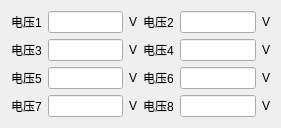
     <widget class="QWidget" name="verticalLayoutWidget">
      <property name="geometry">
       <rect>
        <x>10</x>
        <y>120</y>
        <width>281</width>
        <height>112</height>
       </rect>
      </property>
      <layout class="QVBoxLayout" name="verticalLayout_6">
       <item>
        <layout class="QGridLayout" name="gridLayout_7">
         <item row="1" column="1">
          <layout class="QHBoxLayout" name="horizontalLayout_31">
           <item>
            <widget class="QLabel" name="label_89">
             <property name="text">
              <string>电压2</string>
             </property>
            </widget>
           </item>
           <item>
            <widget class="QLineEdit" name="vol1_2"/>
           </item>
           <item>
            <widget class="QLabel" name="label_100">
             <property name="text">
              <string>V</string>
             </property>
            </widget>
           </item>
          </layout>
         </item>
         <item row="2" column="1">
          <layout class="QHBoxLayout" name="horizontalLayout_32">
           <item>
            <widget class="QLabel" name="label_90">
             <property name="text">
              <string>电压4</string>
             </property>
            </widget>
           </item>
           <item>
            <widget class="QLineEdit" name="vol1_4"/>
           </item>
           <item>
            <widget class="QLabel" name="label_101">
             <property name="text">
              <string>V</string>
             </property>
            </widget>
           </item>
          </layout>
         </item>
         <item row="2" column="0">
          <layout class="QHBoxLayout" name="horizontalLayout_29">
           <item>
            <widget class="QLabel" name="label_87">
             <property name="text">
              <string>电压3</string>
             </property>
            </widget>
           </item>
           <item>
            <widget class="QLineEdit" name="vol1_3"/>
           </item>
           <item>
            <widget class="QLabel" name="label_99">
             <property name="text">
              <string>V</string>
             </property>
            </widget>
           </item>
          </layout>
         </item>
         <item row="1" column="0">
          <layout class="QHBoxLayout" name="horizontalLayout_30">
           <item>
            <widget class="QLabel" name="labell">
             <property name="text">
              <string>电压1</string>
             </property>
            </widget>
           </item>
           <item>
            <widget class="QLineEdit" name="vol1_1"/>
           </item>
           <item>
            <widget class="QLabel" name="label_86">
             <property name="text">
              <string>V</string>
             </property>
            </widget>
           </item>
          </layout>
         </item>
        </layout>
       </item>
       <item>
        <layout class="QGridLayout" name="gridLayout_10">
         <item row="1" column="1">
          <layout class="QHBoxLayout" name="horizontalLayout_41">
           <item>
            <widget class="QLabel" name="label_110">
             <property name="text">
              <string>电压6</string>
             </property>
            </widget>
           </item>
           <item>
            <widget class="QLineEdit" name="vol1_6"/>
           </item>
           <item>
            <widget class="QLabel" name="label_111">
             <property name="text">
              <string>V</string>
             </property>
            </widget>
           </item>
          </layout>
         </item>
         <item row="2" column="1">
          <layout class="QHBoxLayout" name="horizontalLayout_42">
           <item>
            <widget class="QLabel" name="label_112">
             <property name="text">
              <string>电压8</string>
             </property>
            </widget>
           </item>
           <item>
            <widget class="QLineEdit" name="vol1_8"/>
           </item>
           <item>
            <widget class="QLabel" name="label_113">
             <property name="text">
              <string>V</string>
             </property>
            </widget>
           </item>
          </layout>
         </item>
         <item row="2" column="0">
          <layout class="QHBoxLayout" name="horizontalLayout_43">
           <item>
            <widget class="QLabel" name="label_88">
             <property name="text">
              <string>电压7</string>
             </property>
            </widget>
           </item>
           <item>
            <widget class="QLineEdit" name="vol1_7"/>
           </item>
           <item>
            <widget class="QLabel" name="label_114">
             <property name="text">
              <string>V</string>
             </property>
            </widget>
           </item>
          </layout>
         </item>
         <item row="1" column="0">
          <layout class="QHBoxLayout" name="horizontalLayout_44">
           <item>
            <widget class="QLabel" name="labell_2">
             <property name="text">
              <string>电压5</string>
             </property>
            </widget>
           </item>
           <item>
            <widget class="QLineEdit" name="vol1_5"/>
           </item>
           <item>
            <widget class="QLabel" name="label_115">
             <property name="text">
              <string>V</string>
             </property>
            </widget>
           </item>
          </layout>
         </item>
        </layout>
       </item>
      </layout>
     </widget>
